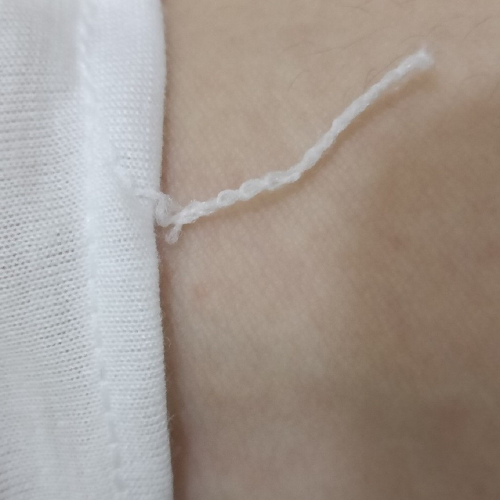
%> input picture cloth/dataset/stitching/stitching_1.jpg, 1000 x 1000 px (shown at 1/2 size)
$ octave --eval "result = cloth_stitching_detection(rgb2gray(imread('../dataset/stitching/stitching_1.jpg')));"   (GNU Octave 9; MATLAB toolbox functions it lacks are replaced by stand-ins)
%> lines starting %> are read from the running program, lines starting %| are printed output that depends on the picture; in (x1, y1, x2, y2) boxes, pixels count from 0 and x2, y2 are one past the last pixel; in counts of white or black regions, pixels touching at a corner belong together; the program's own positions count from 1
function cloth_stitching = cloth_stitching_detection(img)

% img = imread('../dataset/stitching/stitching_1.jpg');
E = entropyfilt(img);
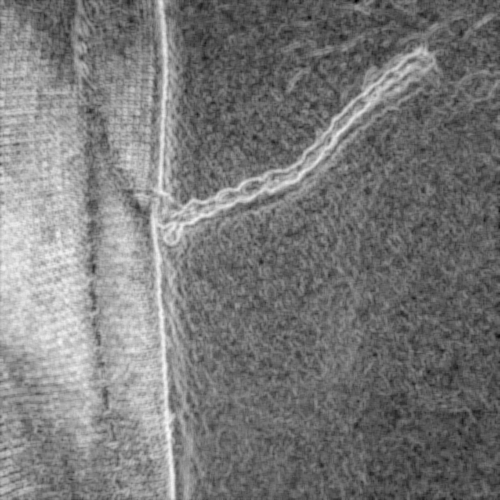
%> E: size 1000x1000 double (shown at 1/2 size); min 0.545, max 5.8, mean 3.05; drawn with min black and max white
Eimg = rescale(E);

binary = im2bw(Eimg, 0.5);
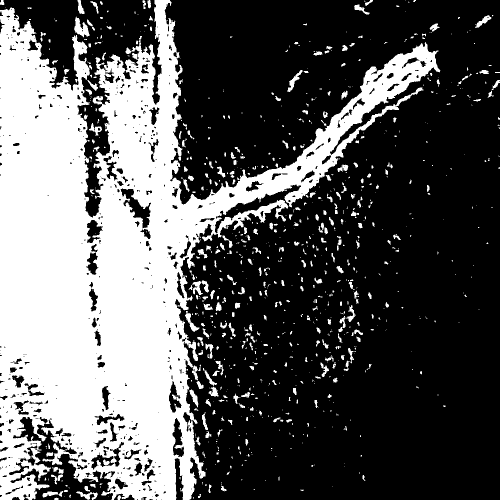
%> binary: size 1000x1000 logical (shown at 1/2 size); 35.1% white; 940 white regions (622 under 20 px), largest, box (x1, y1, x2, y2) and area: (0, 0, 881, 1000) 326170, (148, 33, 180, 75) 649, (574, 140, 605, 184) 367
BWao = bwareaopen(binary, 2000);
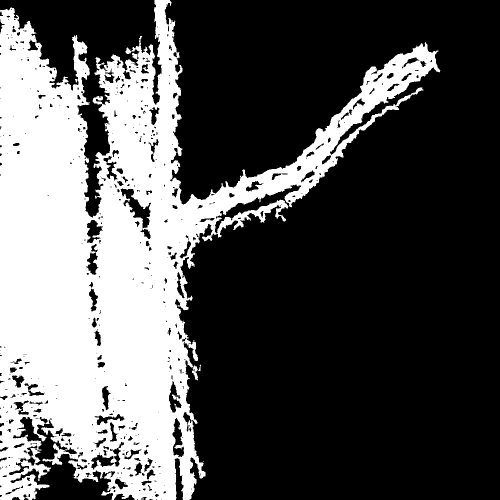
%> BWao: size 1000x1000 logical (shown at 1/2 size); 32.6% white; 1 white region, box (x1, y1, x2, y2) and area: (0, 0, 881, 1000) 326170

nhood = ones(9);
closeBWao = imclose(BWao, nhood);
%> closeBWao: size 1000x1000 logical; 35.5% white; 1 white region, box (x1, y1, x2, y2) and area: (0, 0, 881, 1000) 354692

% Create the cloth mask
clothmask = imfill(closeBWao, 'holes');
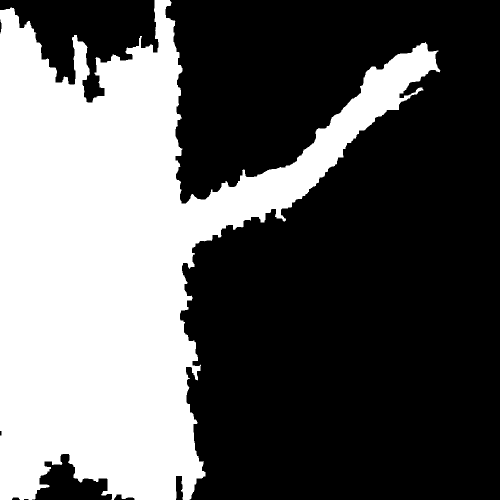
%> clothmask: size 1000x1000 logical (shown at 1/2 size); 37.3% white; 1 white region, box (x1, y1, x2, y2) and area: (0, 0, 881, 1000) 373242

% Convert the mask to an appropriate data type for blurring
numericMask = double(clothmask);

% Apply Gaussian blurring to the mask to smoothen the edges
sigma = 5;
blurredMask = imgaussfilt(numericMask, sigma);
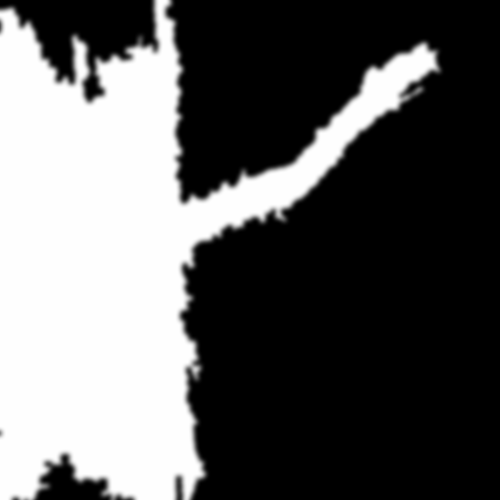
%> blurredMask: size 1000x1000 double (shown at 1/2 size); min 0, max 1, mean 0.373

% Threshold the blurred mask to obtain a binary mask
threshold = 0.3;
binaryMask = blurredMask > threshold;
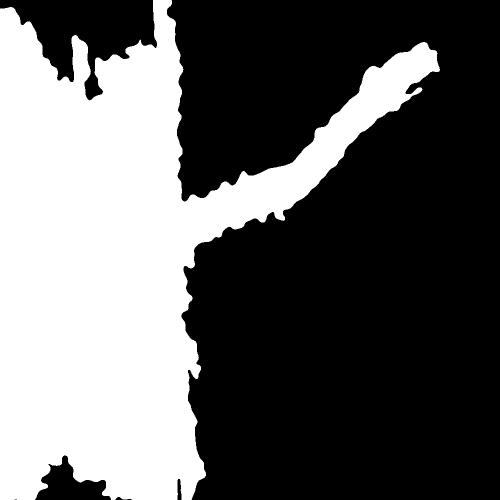
%> binaryMask: size 1000x1000 logical (shown at 1/2 size); 38.4% white; 1 white region, box (x1, y1, x2, y2) and area: (0, 0, 880, 1000) 383933

% Apply the binary mask to the original image
detectedRegion = bsxfun(@times, img, cast(binaryMask, 'like', img));
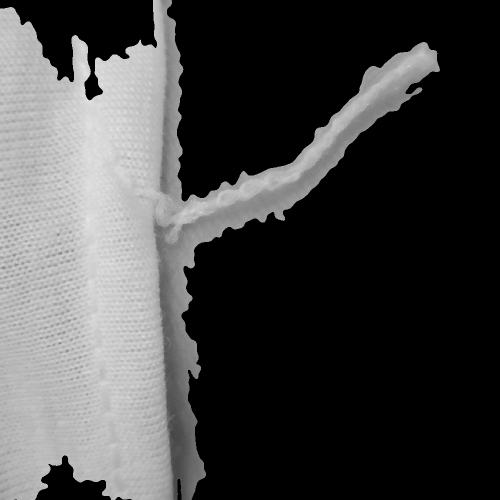
%> detectedRegion: size 1000x1000 uint8 (shown at 1/2 size); min 0, max 238, mean 68.7

%> (the run ends here)

$ run again, on cloth/dataset/stitching/stitching_2.jpg
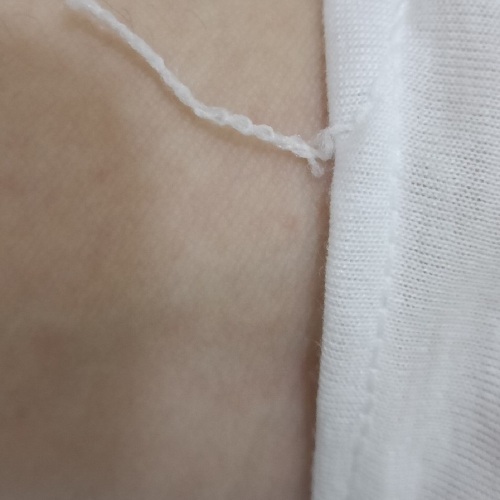
%> input picture cloth/dataset/stitching/stitching_2.jpg, 1000 x 1000 px (shown at 1/2 size)
%> in cloth_stitching_detection, `binary = im2bw(Eimg, 0.5);`:
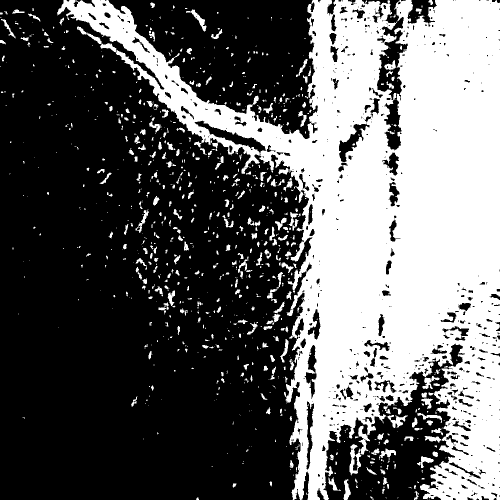
%> binary: size 1000x1000 logical (shown at 1/2 size); 38.2% white; 992 white regions (652 under 20 px), largest, box (x1, y1, x2, y2) and area: (114, 0, 1000, 1000) 353565, (699, 888, 723, 950) 702, (154, 53, 233, 105) 626
%> BWao: size 1000x1000 logical; 35.4% white; 1 white region, box (x1, y1, x2, y2) and area: (114, 0, 1000, 1000) 353565
%> closeBWao: size 1000x1000 logical; 38.1% white; 1 white region, box (x1, y1, x2, y2) and area: (114, 0, 1000, 1000) 381119
%> clothmask: size 1000x1000 logical; 39.5% white; 1 white region, box (x1, y1, x2, y2) and area: (114, 0, 1000, 1000) 394613
%> binaryMask: size 1000x1000 logical; 40.5% white; 1 white region, box (x1, y1, x2, y2) and area: (114, 0, 1000, 1000) 404986
%> in cloth_stitching_detection, `detectedRegion = bsxfun(@times, img, cast(binaryMask, 'like', img));`:
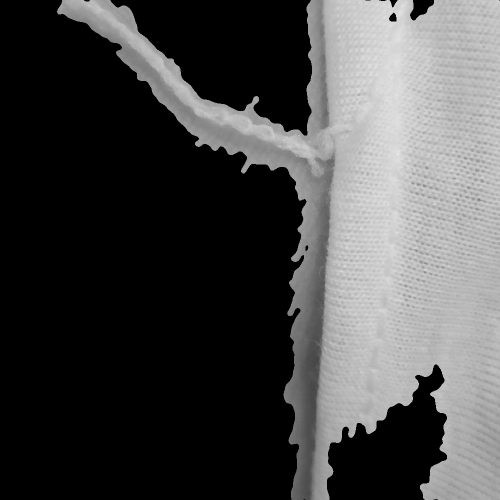
%> detectedRegion: size 1000x1000 uint8 (shown at 1/2 size); min 0, max 239, mean 71.5

$ run again, on cloth/dataset/stitching/stitching_4.jpg
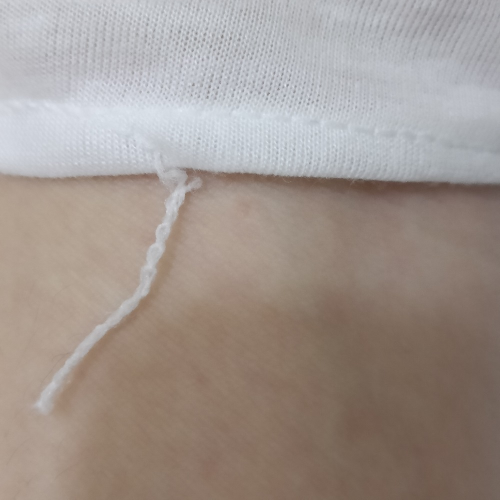
%> input picture cloth/dataset/stitching/stitching_4.jpg, 1000 x 1000 px (shown at 1/2 size)
%> in cloth_stitching_detection, `binary = im2bw(Eimg, 0.5);`:
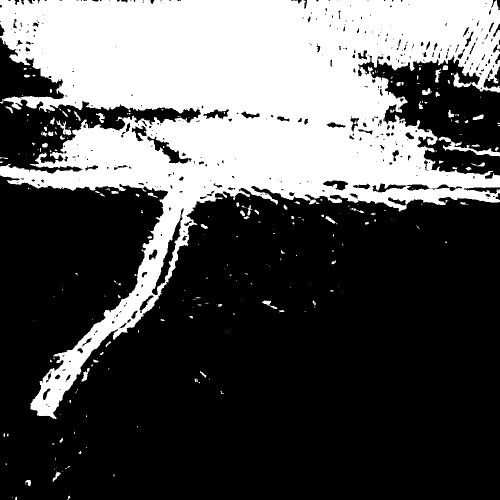
%> binary: size 1000x1000 logical (shown at 1/2 size); 33.9% white; 306 white regions (217 under 20 px), largest, box (x1, y1, x2, y2) and area: (0, 0, 1000, 838) 331494, (886, 282, 1000, 313) 964, (907, 145, 943, 175) 408
%> BWao: size 1000x1000 logical; 33.1% white; 1 white region, box (x1, y1, x2, y2) and area: (0, 0, 1000, 838) 331494
%> closeBWao: size 1000x1000 logical; 35% white; 1 white region, box (x1, y1, x2, y2) and area: (0, 0, 1000, 838) 349800
%> clothmask: size 1000x1000 logical; 35.5% white; 1 white region, box (x1, y1, x2, y2) and area: (0, 0, 1000, 838) 354748
%> binaryMask: size 1000x1000 logical; 36.6% white; 1 white region, box (x1, y1, x2, y2) and area: (0, 0, 1000, 838) 365978
%> in cloth_stitching_detection, `detectedRegion = bsxfun(@times, img, cast(binaryMask, 'like', img));`:
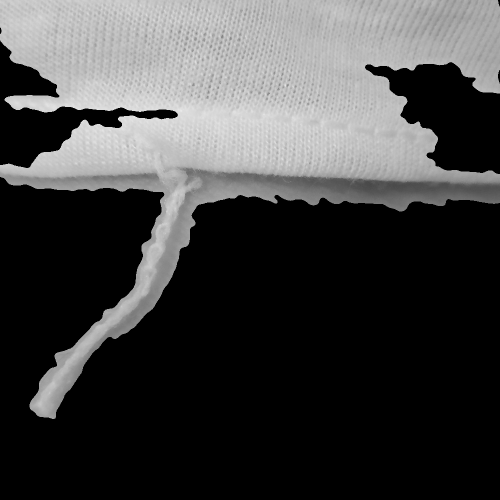
%> detectedRegion: size 1000x1000 uint8 (shown at 1/2 size); min 0, max 240, mean 65.9
